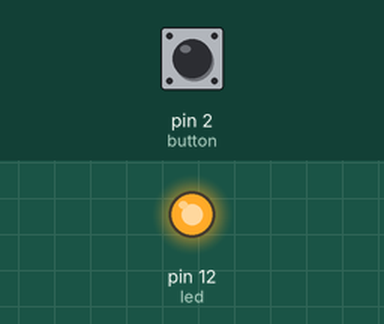
Simulated run of this sketch. Board: Arduino Uno, built with avr-gcc and run on an emulated ATmega328P. On the bench: output pins drawn as LEDs (lit = HIGH). Dashed ring = blinking. Inputs (shaded band) come from the test bench; at power-on: pin 2 (button) HIGH.

Above: at 0.75 s.
At 1.2 s:
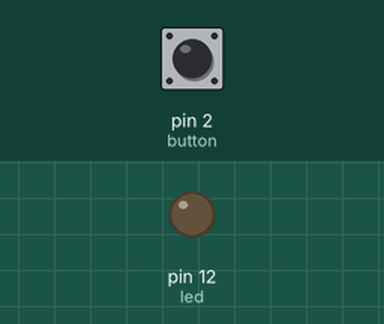
1.3 s: pin 2 (button) pulled LOW for 0.15 s
At 1.62 s:
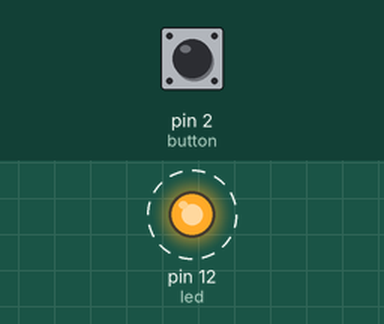
Timing chart, 0 to 10.3 s (numbered marks = the images above; inputs shaded):
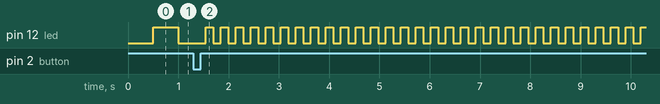

The sketch:

intervalButtonLed.ino
```cpp
#define led 12
#define button 2

const double multiplier = 1;
long ledInterval = 500;
unsigned long previousMillis = 0;

void setup() {
  pinMode(led, OUTPUT);
  pinMode(button, INPUT_PULLUP);
}

void loop() {
  if(digitalRead(button) == LOW){
    unsigned long startTime = millis();
    delay(100);
    while(digitalRead(button) == LOW);
    unsigned long endTime = millis();
    delay(100);
    ledInterval = (endTime - startTime) * multiplier;
  }

  checkBlinking(previousMillis, ledInterval, led);
}

void checkBlinking(unsigned long& previousMillis, long interval, int ledPin){
  unsigned long currentMillis = millis();

  if (currentMillis - previousMillis >= interval) {
    previousMillis = currentMillis;
    digitalWrite(ledPin, !digitalRead(ledPin));
  }
}
```

Measured:
- after the input at 1.3 s, pin 12 (led): alternates HIGH for 0.15 s and LOW for 0.15 s, starting after 0.25 s
